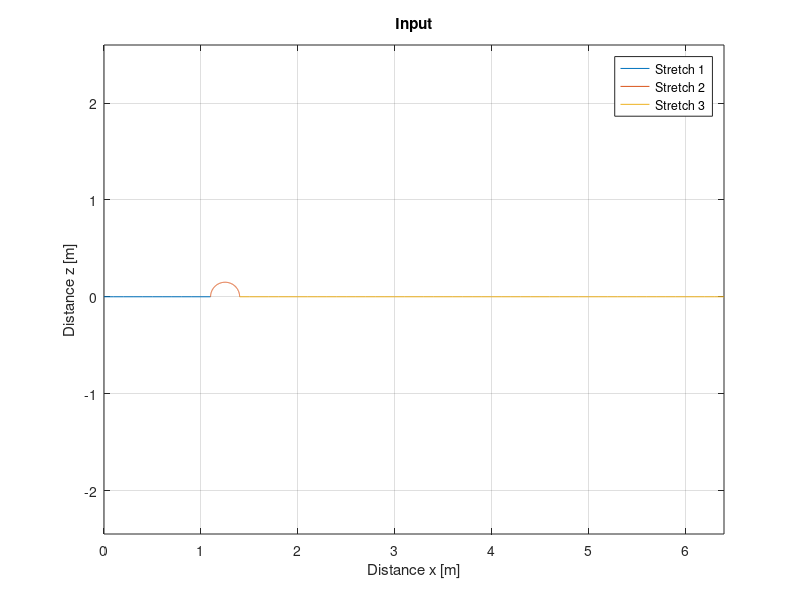
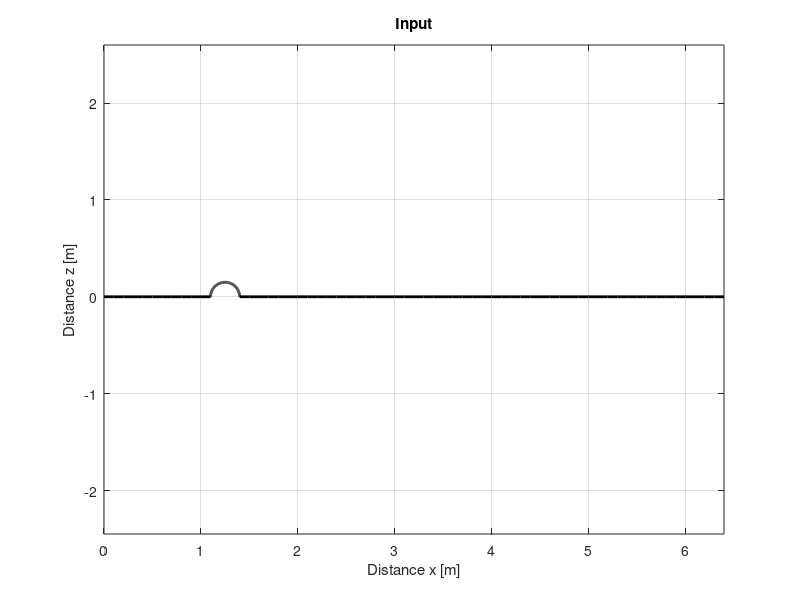
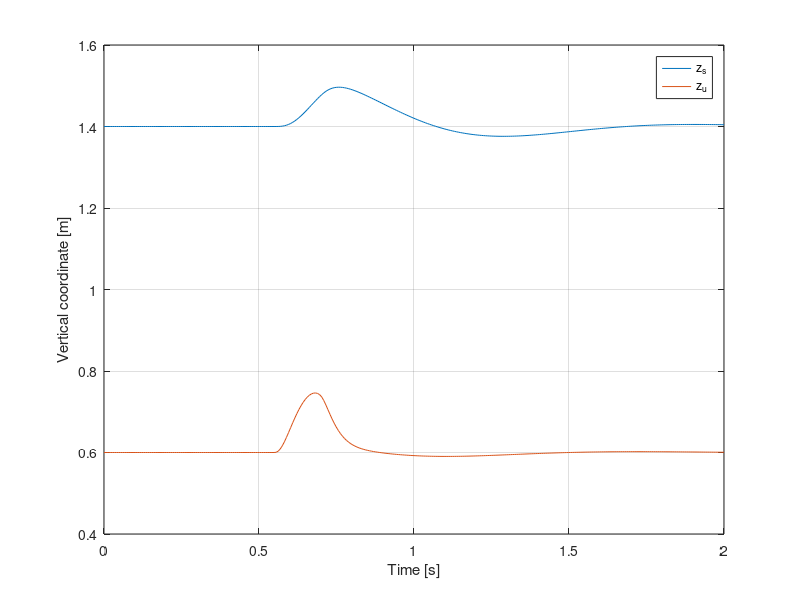

The MATLAB source for these figures, in order: (Note: this script raises an error after producing the figures.)
%% Quarter car model
% Simulation and animation of a quarter car model.
% https://github.com/andresmendes/Quarter-car-model/blob/main/README.md

%%
clear ; close all ; clc
 
%% Parameters
 
% Vehicle
M   = 1500;                         % Sprung mass                   [kg]
m   = 150;                          % Unsprung mass                 [kg]
Ks  = 48000;                        % Spring constant suspension    [N/m]
Kt  = 200000;                       % Spring constant tire          [N/m]
Cs  = 10000;                        % Damping constant suspension   [N.s/m]
 
% Animation model
L0_s    = 0.8;                      % Spring relaxed suspension     [m]
L0_u    = 0.6;                      % Spring relaxed tire           [m]
h_s     = 0.4;                      % Height of the sprung block    [m]
h_u     = 0.2;                      % Height of the unsprung block  [m]
a       = 0.8;                      % Width of the blocks           [m]
l_win   = 2.2;                      % Length window analysis        [m]
 
% Video
playback_speed = 0.2;               % Speed of playback
tF      = 2;                        % Final time                    [s]
fR      = 30/playback_speed;        % Frame rate                    [fps]
dt      = 1/fR;                     % Time resolution               [s]
time    = linspace(0,tF,tF*fR);     % Time                          [s]
 
%% Road
% Stretch 1
x_r_1_total = 1.1;                  % Distance of the first stretch [m]
dx_r_1 = 0.1;                       % resolution                    [m]
x_r_1 = 0:dx_r_1:x_r_1_total;
z_r_1 = zeros(1,length(x_r_1));
% Stretch 2
R_r = 0.15;                         % Radius                        [m]
th_r = 0:0.01:pi;
x_r_2 = -R_r*cos(th_r) + x_r_1_total+R_r;
z_r_2 = R_r*sin(th_r);
% Stretch 3
x_r_3_total = 5;                    % Distance of the last stretch  [m]
dx_r_2 = 0.1;                       % resolution                    [m]
x_r_3 = x_r_1_total+2*R_r:dx_r_2:x_r_1_total+2*R_r+x_r_3_total;
z_r_3 = zeros(1,length(x_r_3));
 
% Concatenating 
X_r = [x_r_1 x_r_2(2:end) x_r_3(2:end)];
Z_r = [z_r_1 z_r_2(2:end) z_r_3(2:end)];
 
figure
hold on ; box on ; grid on ; axis equal
plot(x_r_1,z_r_1)
plot(x_r_2,z_r_2)
plot(x_r_3,z_r_3)
xlabel('Distance x [m]')
ylabel('Distance z [m]')
legend('Stretch 1','Stretch 2','Stretch 3')
title('Input')
 
figure
hold on ; box on ; grid on ; axis equal
plot(X_r,Z_r,'k','LineWidth',2)
xlabel('Distance x [m]')
ylabel('Distance z [m]')
title('Input')
 
%% Simulation
 
%  State space model
A = [ 0               1         0       0       ;
      -(Ks+Kt)/m      -Cs/m     Ks/m    Cs/m    ;
      0               0         0       1       ;
      Ks/M            Cs/M      -Ks/M   -Cs/M   ];
B = [ 0     ;
      Kt/m  ;
      0     ;
      0     ];
C = [ 1 0 0 0 ; 
      0 0 1 0 ];
D = [0 ; 0];
 
sys = ss(A,B,C,D);
 
% Input
vel = 2;                            % Longitudinal speed of the car [m/s]
lon_pos = vel*time;                 % Longitudinal position of the car [m]
u_vet = interp1(X_r,Z_r,lon_pos)';%-- 14.02.2026, 18:10 --%
 
[y,time,x] = lsim(sys,u_vet,time);
 
% Sprung mass absolute vertical position (lower center point)
z_s = y(:,2) + L0_u + L0_s; 
% Unsprung mass absolute vertical position (lower center point)
z_u = y(:,1) + L0_u; 
 
figure
hold on ; grid on ; box on
plot(time,z_s)
plot(time,z_u)
xlabel('Time [s]')
ylabel('Vertical coordinate [m]')
legend('z_s','z_u')
 
%% Animation
 
color = cool(6); % Colormap
 
figure
% set(gcf,'Position',[50 50 1280 720])  % YouTube: 720p
% set(gcf,'Position',[50 50 854 480])   % YouTube: 480p
set(gcf,'Position',[50 50 640 640])     % Social
 
% Create and open video writer object
v = VideoWriter('quarter_car_model.mp4','MPEG-4');
v.Quality   = 100;
% v.FrameRate = fR;
open(v);
 
for i=1:length(time)
    
    cla
    
    % Instant position
    x_inst = vel*time(i);
    
    % Road passing by:
    set(gca,'xlim',[x_inst-l_win/2    x_inst+l_win/2],'ylim',[-0.1 -0.1+l_win])
    hold on ; grid on ; box on %; axis equal (Dont work well. It drifts vertically)
    plot([-10 X_r],[0 Z_r],'k','LineWidth',3)
    
    set(gca,'FontName','Verdana','FontSize',16)
    title(["Quarter car model",strcat('Time=',num2str(time(i),'%.3f'),' s (Playback speed=',num2str(playback_speed),')')])
    
    % Sprung mass plot
    fill([x_inst-a/2 x_inst+a/2 x_inst+a/2 x_inst-a/2],[z_s(i) z_s(i) z_s(i)+h_s z_s(i)+h_s],color(6,:),'LineWidth',2)
    
    % Unsprung mass plot
    fill([x_inst-a/2 x_inst+a/2 x_inst+a/2 x_inst-a/2],[z_u(i) z_u(i) z_u(i)+h_u z_u(i)+h_u],color(2,:),'LineWidth',2)
    
    % Spring
    plotSpring(L0_u,L0_s,h_u,u_vet,z_s,z_u,i,x_inst)
    
    % Damper
    plotDamper(L0_s,h_u,z_s,z_u,i,x_inst)
   
    % Tire
    plot(x_inst,u_vet(i),'ko','MarkerFacecolor','k','MarkerSize',10)
    
    xlabel('x [m]')
    ylabel('z [m]')
    
    frame = getframe(gcf);
    writeVideo(v,frame);
    
end
 
close(v);
 
function plotSpring(L0_u,L0_s,h_u,u_vet,z_s,z_u,i,x_inst)
 
    rodPct      = 0.11;     % Length rod percentage of total L0 
    springPct   = 1/3;      % Spring pitch percentage of total gap
    spring_wid  = 3;        % Spring line width
    
    % Spring 1 and 2 length without rods
    L_s = (z_s - (z_u+h_u)) - 2*rodPct*L0_s;
    L_u = (z_u - u_vet)     - 2*rodPct*L0_u;
    
    % Spring sprung suspension geometry
    c_s = x_inst-0.2;       % Longitudinal position
    w_s = 0.1;              % Width
    
    % Spring unsprung tire geometry 
    c_u = x_inst;           % Longitudinal position
    w_u = 0.1;              % Width
 
    % Spring unsprung tire 
    spring_u_X = [ 
                c_u                                             % Start
                c_u                                             % rod
                c_u+w_u                                         % Part 1   
                c_u-w_u                                         % Part 2
                c_u+w_u                                         % Part 3
                c_u-w_u                                         % Part 4
                c_u+w_u                                         % Part 5
                c_u-w_u                                         % Part 6
                c_u                                             % Part 7
                c_u                                             % rod/End
                ];
    
spring_u_Z = [ 
                u_vet(i)                                        % Start
                u_vet(i)+  rodPct*L0_u                          % rod
                u_vet(i)+  rodPct*L0_u                          % Part 1 
                u_vet(i)+  rodPct*L0_u+  springPct*L_u(i)       % Part 2
                u_vet(i)+  rodPct*L0_u+  springPct*L_u(i)       % Part 3
                u_vet(i)+  rodPct*L0_u+2*springPct*L_u(i)       % Part 4
                u_vet(i)+  rodPct*L0_u+2*springPct*L_u(i)       % Part 5
                u_vet(i)+  rodPct*L0_u+3*springPct*L_u(i)       % Part 6
                u_vet(i)+  rodPct*L0_u+3*springPct*L_u(i)       % Part 7
                u_vet(i)+2*rodPct*L0_u+3*springPct*L_u(i)       % rod/End
               ]; 
           
    % Spring sprung suspension
    spring_s_X = [ 
                c_s                                             % Start
                c_s                                             % rod
                c_s+w_s                                         % Part 1   
                c_s-w_s                                         % Part 2
                c_s+w_s                                         % Part 3
                c_s-w_s                                         % Part 4
                c_s+w_s                                         % Part 5
                c_s-w_s                                         % Part 6
                c_s                                             % Part 7
                c_s                                             % rod/End
                ];
    
spring_s_Z = [ 
                z_u(i)+h_u                                      % Start
                z_u(i)+h_u +   rodPct*L0_s                      % rod
                z_u(i)+h_u +   rodPct*L0_s                      % Part 1 
                z_u(i)+h_u +   rodPct*L0_s +   springPct*L_s(i) % Part 2
                z_u(i)+h_u +   rodPct*L0_s +   springPct*L_s(i) % Part 3
                z_u(i)+h_u +   rodPct*L0_s + 2*springPct*L_s(i) % Part 4
                z_u(i)+h_u +   rodPct*L0_s + 2*springPct*L_s(i) % Part 5
                z_u(i)+h_u +   rodPct*L0_s + 3*springPct*L_s(i) % Part 6
                z_u(i)+h_u +   rodPct*L0_s + 3*springPct*L_s(i) % Part 7
                z_u(i)+h_u + 2*rodPct*L0_s + 3*springPct*L_s(i) % rod/End
               ];
 
    % PLOT
    plot(spring_u_X,spring_u_Z,'k','LineWidth',spring_wid)
    plot(spring_s_X,spring_s_Z,'k','LineWidth',spring_wid)
        
end
 
function plotDamper(L0_2,h1,z_s,z_u,i,x_inst)
 
    rodLowerPct = 0.1;      % Length lower rod percentage of total gap 
    rodUpperPct = 0.4;      % Length upper rod percentage of total gap
    cylinderPct = 0.4;      % Length cylinder porcentagem of total gap
    damper_line_wid  = 3;   % Damper line width
    
    % Damper geometry
    c = 0.2+x_inst;         % Longitudinal position
    w= 0.05;                % Width
 
    % rod attached to unsprung mass
    rod_1_X = [c c];
    rod_1_Z = [z_u+h1 z_u+h1+rodLowerPct*L0_2];
    
    % Damper base cylinder - rod - base 
    c_X =   [   
                c-w
                c-w
                c+w
                c+w
            ];
 
    c_Z =   [
                z_u(i) + h1 + rodLowerPct*L0_2 + cylinderPct*L0_2
                z_u(i) + h1 + rodLowerPct*L0_2 
                z_u(i) + h1 + rodLowerPct*L0_2 
                z_u(i) + h1 + rodLowerPct*L0_2 + cylinderPct*L0_2
            ];
    
    % rod attached to sprung mass
    rod2X = [c c];
    rod2Z = [z_s z_s-rodUpperPct*L0_2];
    % Piston inside cylinder
    pistonX = [c-0.8*w c+0.8*w];
    pistonZ = [z_s-rodUpperPct*L0_2 z_s-rodUpperPct*L0_2];
    
    % Iteration values
    rod1Zval = rod_1_Z(i,:);
    rod2Zval = rod2Z(i,:);
    pistonZVal = pistonZ(i,:);
 
    % PLOT
    % rods
    plot(rod_1_X,rod1Zval,'k','LineWidth',damper_line_wid)
    plot(rod2X,rod2Zval,'k','LineWidth',damper_line_wid)
    % Damper parts
    plot(pistonX,pistonZVal,'k','LineWidth',damper_line_wid)
    plot(c_X,c_Z,'k','LineWidth',damper_line_wid)
 
end
